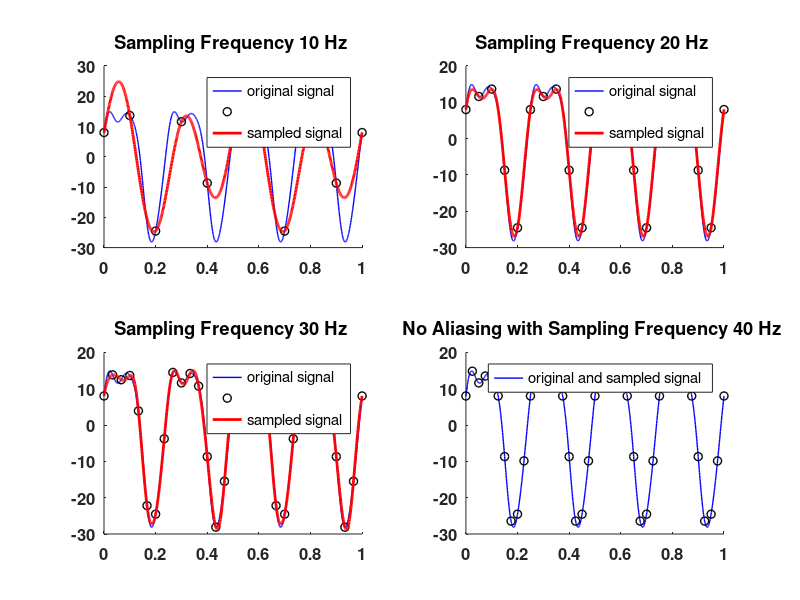

The MATLAB script that drew this image: (Note: this script raises an error after producing the figure.)

%%%%%%%%%%%%%%%%%%%%%%%%%%%%%%%%%%%%%%%%%%%%%%%%%%%% 1

%set coefficient, time and frequency for "continous time" sinusoids
coef1 = 20;
coef2 = 8;
coef3 = 1;
tMax = 1 ;
t = 0 : 0.001 : tMax ;
f1 = 4; 
f2 = 8;
f3 = 16;
%set sampling rate for sampled sinusoid
fs_1 =10;
fs_2 =20;
fs_3 =30;
fs_4 =40;
tSamp_1 = 0 : 1/fs_1 : tMax ;
tSamp_2 = 0 : 1/fs_2 : tMax ;
tSamp_3 = 0 : 1/fs_3 : tMax ;
tSamp_4 = 0 : 1/fs_4 : tMax ;

%create "continous" and sampled signals
xCont = coef1*sin(2*pi*f1*t)  + coef2*cos(2*pi*f2*t) + coef3*sin(2*pi*f3*t) ;
xSamp_1 = coef1*sin(2*pi*f1*tSamp_1) + coef2*cos(2*pi*f2*tSamp_1) + coef3*sin(2*pi*f3*tSamp_1);
xSamp_2 = coef1*sin(2*pi*f1*tSamp_2) + coef2*cos(2*pi*f2*tSamp_2) + coef3*sin(2*pi*f3*tSamp_2);
xSamp_3 = coef1*sin(2*pi*f1*tSamp_3) + coef2*cos(2*pi*f2*tSamp_3) + coef3*sin(2*pi*f3*tSamp_3);
xSamp_4 = coef1*sin(2*pi*f1*tSamp_4) + coef2*cos(2*pi*f2*tSamp_4) + coef3*sin(2*pi*f3*tSamp_4);

subplot(2,2,1);
hold on;
set(gca, 'fontsize', 12, 'fontweight', 'bold') ;
plot(t, xCont, 'b', 'linewidth', 1) ;
plot(tSamp_1, xSamp_1, 'ko', 'linewidth', 1) ; 

%Compute aliased frequency
if fs_1 < 2 * f1 || fs_1 < 2 * f2 || fs_1 < 2 * f3
    
    %determine aliased frequency
    
    keepgoing1 = 1 ;
    m1 = 0;
    while (keepgoing1)
        fAlias1 = abs(f1 - m1 * fs_1) ;
        if fAlias1 <= fs_1 / 2 ;
            keepgoing1 = 0;
        else
            m1 = m1 + 1 ;
        end
    end
    
    keepgoing2 = 1 ;
    m2 = 0;
    while (keepgoing2)
        fAlias2 = abs(f2 - m2 * fs_1) ;
        if fAlias2 <= fs_1 / 2 ;
            keepgoing2 = 0;
        else
            m2 = m2 + 1 ;
        end
    end
    
    keepgoing3 = 1 ;
    m3 = 0;
    while (keepgoing3)
        fAlias3 = abs(f3 - m3 * fs_1) ;
        if fAlias3 <= fs_1 / 2 ;
            keepgoing3 = 0;
        else
            m3 = m3 + 1 ;
        end
    end
    
   ctrl1 = f1 - m1 * fs_1;
   ctrl3 = f3 - m3 * fs_1;
   
   if ctrl1 < 0 && ctrl3 < 0
    %plot aliased sinusoids
    plot(t,  -coef1*sin(2*pi*fAlias1*t)+ coef2*cos(2*pi*fAlias2*t) -coef3*sin(2*pi*fAlias3*t), 'r', 'linewidth', 2) ;
    title(['Sampling Frequency ' num2str(fs_1) ' Hz ']) ;
     legend('original signal','','sampled signal')
     
   elseif ctrl1 < 0 && ctrl3 >= 0
    %plot aliased sinusoids
    plot(t,  -coef1*sin(2*pi*fAlias1*t)+ coef2*cos(2*pi*fAlias2*t) + coef3*sin(2*pi*fAlias3*t), 'r', 'linewidth', 2) ;
    title(['Sampling Frequency ' num2str(fs_1) ' Hz ']) ;
     legend('original signal','','sampled signal')
    
   elseif ctrl1 >= 0 && ctrl3 < 0
    %plot aliased sinusoids
    plot(t,  coef1*sin(2*pi*fAlias1*t) + coef2*cos(2*pi*fAlias2*t) -coef3*sin(2*pi*fAlias3*t) , 'r', 'linewidth', 2) ;
    title(['Sampling Frequency ' num2str(fs_1) ' Hz ']) ;
     legend('original signal','','sampled signal')
   
     elseif ctrl1 >= 0 && ctrl3 >= 0
    %plot aliased sinusoids
    plot(t,  coef1*sin(2*pi*fAlias1*t) + coef2*cos(2*pi*fAlias2*t) + coef3*sin(2*pi*fAlias3*t), 'r', 'linewidth', 2) ;
    title(['Sampling Frequency ' num2str(fs_1) ' Hz ']) ;
     legend('original signal','','sampled signal')
  
   end
else
    legend('original and sampled signal')
    title(['No Aliasing with Sampling Frequency ' num2str(fs_1) ' Hz ']) ;
end
hold off

%%%%%%%%%%%%%%%%%%%%%%%%%%%%%%%%%%%%%%%%%%%%%%%%%%%% 2

%create "continous" and sampled signals
subplot(2,2,2);
hold on;
set(gca, 'fontsize', 12, 'fontweight', 'bold') ;
plot(t, xCont, 'b', 'linewidth', 1) ;
plot(tSamp_2, xSamp_2, 'ko', 'linewidth', 1) ; 

%Compute aliased frequency
if fs_2 < 2 * f1 || fs_2 < 2 * f2 || fs_2 < 2 * f3
    
    %determine aliased frequency
    
    keepgoing1 = 1 ;
    m1 = 0;
    while (keepgoing1)
        fAlias1 = abs(f1 - m1 * fs_2) ;
        if fAlias1 <= fs_2 / 2 ;
            keepgoing1 = 0;
        else
            m1 = m1 + 1 ;
        end
    end
    
    keepgoing2 = 1 ;
    m2 = 0;
    while (keepgoing2)
        fAlias2 = abs(f2 - m2 * fs_2) ;
        if fAlias2 <= fs_2 / 2 ;
            keepgoing2 = 0;
        else
            m2 = m2 + 1 ;
        end
    end
    
    keepgoing3 = 1 ;
    m3 = 0;
    while (keepgoing3)
        fAlias3 = abs(f3 - m3 * fs_2) ;
        if fAlias3 <= fs_2 / 2 ;
            keepgoing3 = 0;
        else
            m3 = m3 + 1 ;
        end
    end
    
   ctrl1 = f1 - m1 * fs_2;
   ctrl3 = f3 - m3 * fs_2;
   
   if ctrl1 < 0 && ctrl3 < 0
    %plot aliased sinusoids
    plot(t,  -coef1*sin(2*pi*fAlias1*t)+ coef2*cos(2*pi*fAlias2*t) -coef3*sin(2*pi*fAlias3*t), 'r', 'linewidth', 2) ;
    title(['Sampling Frequency ' num2str(fs_2) ' Hz ']) ;
     legend('original signal','','sampled signal')
     
   elseif ctrl1 < 0 && ctrl3 >= 0
    %plot aliased sinusoids
    plot(t,  -coef1*sin(2*pi*fAlias1*t)+ coef2*cos(2*pi*fAlias2*t) + coef3*sin(2*pi*fAlias3*t), 'r', 'linewidth', 2) ;
    title(['Sampling Frequency ' num2str(fs_2) ' Hz ']) ;
     legend('original signal','','sampled signal')
    
   elseif ctrl1 >= 0 && ctrl3 < 0
    %plot aliased sinusoids
    plot(t,  coef1*sin(2*pi*fAlias1*t) + coef2*cos(2*pi*fAlias2*t) -coef3*sin(2*pi*fAlias3*t) , 'r', 'linewidth', 2) ;
    title(['Sampling Frequency ' num2str(fs_2) ' Hz ']) ;
     legend('original signal','','sampled signal')
   
     elseif ctrl1 >= 0 && ctrl3 >= 0
    %plot aliased sinusoids
    plot(t,  coef1*sin(2*pi*fAlias1*t) + coef2*cos(2*pi*fAlias2*t) + coef3*sin(2*pi*fAlias3*t), 'r', 'linewidth', 2) ;
    title(['Sampling Frequency ' num2str(fs_2) ' Hz ']) ;
     legend('original signal','','sampled signal')
  
   end
else
    legend('original and sampled signal')
    title(['No Aliasing with Sampling Frequency ' num2str(fs_2) ' Hz ']) ;
end
hold off

%%%%%%%%%%%%%%%%%%%%%%%%%%%%%%%%%%%%%%%%%%%%%%%%%%%% 3
subplot(2,2,3);
hold on;
set(gca, 'fontsize', 12, 'fontweight', 'bold') ;
plot(t, xCont, 'b', 'linewidth', 1) ;
plot(tSamp_3, xSamp_3, 'ko', 'linewidth', 1) ; 

%Compute aliased frequency
if fs_3 < 2 * f1 || fs_3 < 2 * f2 || fs_3 < 2 * f3
    
    %determine aliased frequency
    
    keepgoing1 = 1 ;
    m1 = 0;
    while (keepgoing1)
        fAlias1 = abs(f1 - m1 * fs_3) ;
        if fAlias1 <= fs_3 / 2 ;
            keepgoing1 = 0;
        else
            m1 = m1 + 1 ;
        end
    end
    
    keepgoing2 = 1 ;
    m2 = 0;
    while (keepgoing2)
        fAlias2 = abs(f2 - m2 * fs_3) ;
        if fAlias2 <= fs_3 / 2 ;
            keepgoing2 = 0;
        else
            m2 = m2 + 1 ;
        end
    end
    
    keepgoing3 = 1 ;
    m3 = 0;
    while (keepgoing3)
        fAlias3 = abs(f3 - m3 * fs_3) ;
        if fAlias3 <= fs_3 / 2 ;
            keepgoing3 = 0;
        else
            m3 = m3 + 1 ;
        end
    end
    
   ctrl1 = f1 - m1 * fs_3;
   ctrl3 = f3 - m3 * fs_3;
   
   if ctrl1 < 0 && ctrl3 < 0
    %plot aliased sinusoids
    plot(t,  -coef1*sin(2*pi*fAlias1*t)+ coef2*cos(2*pi*fAlias2*t) -coef3*sin(2*pi*fAlias3*t), 'r', 'linewidth', 2) ;
    title(['Sampling Frequency ' num2str(fs_3) ' Hz ']) ;
     legend('original signal','','sampled signal')
     
   elseif ctrl1 < 0 && ctrl3 >= 0
    %plot aliased sinusoids
    plot(t,  -coef1*sin(2*pi*fAlias1*t)+ coef2*cos(2*pi*fAlias2*t) + coef3*sin(2*pi*fAlias3*t), 'r', 'linewidth', 2) ;
    title(['Sampling Frequency ' num2str(fs_3) ' Hz ']) ;
     legend('original signal','','sampled signal')
    
   elseif ctrl1 >= 0 && ctrl3 < 0
    %plot aliased sinusoids
    plot(t,  coef1*sin(2*pi*fAlias1*t) + coef2*cos(2*pi*fAlias2*t) -coef3*sin(2*pi*fAlias3*t) , 'r', 'linewidth', 2) ;
    title(['Sampling Frequency ' num2str(fs_3) ' Hz ']) ;
     legend('original signal','','sampled signal')
   
     elseif ctrl1 >= 0 && ctrl3 >= 0
    %plot aliased sinusoids
    plot(t,  coef1*sin(2*pi*fAlias1*t) + coef2*cos(2*pi*fAlias2*t) + coef3*sin(2*pi*fAlias3*t), 'r', 'linewidth', 2) ;
    title(['Sampling Frequency ' num2str(fs_3) ' Hz ']) ;
     legend('original signal','','sampled signal')
  
   end
else
    legend('original and sampled signal')
    title(['No Aliasing with Sampling Frequency ' num2str(fs_3) ' Hz ']) ;
end
hold off

%%%%%%%%%%%%%%%%%%%%%%%%%%%%%%%%%%%%%%%%%%%%%%%%%%%% 4
%set time and frequency for "continous time" sinusoids
subplot(2,2,4);
hold on;
set(gca, 'fontsize', 12, 'fontweight', 'bold') ;
plot(t, xCont, 'b', 'linewidth', 1) ;
plot(tSamp_4, xSamp_4, 'ko', 'linewidth', 1) ; 

%Compute aliased frequency
if fs_4 < 2 * f1 || fs_4 < 2 * f2 || fs_4 < 2 * f3
    
    %determine aliased frequency
    
    keepgoing1 = 1 ;
    m1 = 0;
    while (keepgoing1)
        fAlias1 = abs(f1 - m1 * fs_4) ;
        if fAlias1 <= fs_4 / 2 ;
            keepgoing1 = 0;
        else
            m1 = m1 + 1 ;
        end
    end
    
    keepgoing2 = 1 ;
    m2 = 0;
    while (keepgoing2)
        fAlias2 = abs(f2 - m2 * fs_4) ;
        if fAlias2 <= fs_4 / 2 ;
            keepgoing2 = 0;
        else
            m2 = m2 + 1 ;
        end
    end
    
    keepgoing3 = 1 ;
    m3 = 0;
    while (keepgoing3)
        fAlias3 = abs(f3 - m3 * fs_4) ;
        if fAlias3 <= fs_4 / 2 ;
            keepgoing3 = 0;
        else
            m3 = m3 + 1 ;
        end
    end
    
   ctrl1 = f1 - m1 * fs_4;
   ctrl3 = f3 - m3 * fs_4;
   
   if ctrl1 < 0 && ctrl3 < 0
    %plot aliased sinusoids
    plot(t,  -coef1*sin(2*pi*fAlias1*t)+ coef2*cos(2*pi*fAlias2*t) -coef3*sin(2*pi*fAlias3*t), 'r', 'linewidth', 2) ;
    title(['Sampling Frequency ' num2str(fs_4) ' Hz ']) ;
     legend('original signal','','sampled signal')
     
   elseif ctrl1 < 0 && ctrl3 >= 0
    %plot aliased sinusoids
    plot(t,  -coef1*sin(2*pi*fAlias1*t)+ coef2*cos(2*pi*fAlias2*t) + coef3*sin(2*pi*fAlias3*t), 'r', 'linewidth', 2) ;
    title(['Sampling Frequency ' num2str(fs_4) ' Hz ']) ;
     legend('original signal','','sampled signal')
    
   elseif ctrl1 >= 0 && ctrl3 < 0
    %plot aliased sinusoids
    plot(t,  coef1*sin(2*pi*fAlias1*t) + coef2*cos(2*pi*fAlias2*t) -coef3*sin(2*pi*fAlias3*t) , 'r', 'linewidth', 2) ;
    title(['Sampling Frequency ' num2str(fs_4) ' Hz ']) ;
     legend('original signal','','sampled signal')
   
     elseif ctrl1 >= 0 && ctrl3 >= 0
    %plot aliased sinusoids
    plot(t,  coef1*sin(2*pi*fAlias1*t) + coef2*cos(2*pi*fAlias2*t) + coef3*sin(2*pi*fAlias3*t), 'r', 'linewidth', 2) ;
    title(['Sampling Frequency ' num2str(fs_4) ' Hz ']) ;
     legend('original signal','','sampled signal')
  
   end
else
    legend('original and sampled signal')
    title(['No Aliasing with Sampling Frequency ' num2str(fs_4) ' Hz ']) ;
end
hold off

suptitle(['f(t) =' num2str(coef1) ' sin(2*pi*4*t) +' num2str(coef2) 'cos(2*pi*8*t) +' num2str(coef3) 'sin(2*pi*16*t)'])
